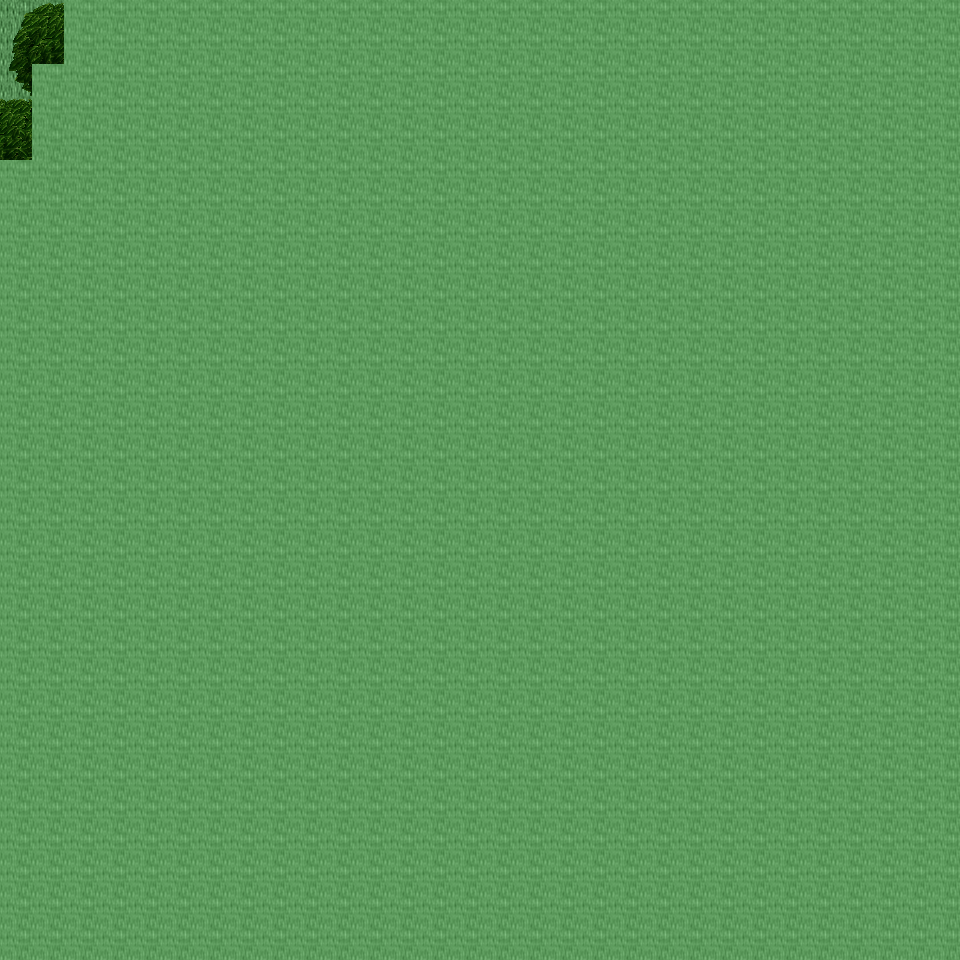

Below is a game level as drawn by its tile map, then a one-line description and the .tmx that defines it (tile-layer data replaced by summaries):
An orthogonal 30x30 tile map with 32x32 px tiles, 6 tile layers (Ground, Object, Object2, Above, ...), 48 tilesets and 2 objects (2x mapchange).

<map version="1.0" orientation="orthogonal" renderorder="right-down" width="30" height="30" tilewidth="32" tileheight="32" nextobjectid="3">
  <tileset firstgid="1" name="tileset_ground_ground" tilewidth="32" tileheight="32" tilecount="33" columns="3">
    <image source="../drawable/tileset_ground_ground.png" width="96" height="352" />
  </tileset>
  <tileset firstgid="34" name="tileset_building_castle" tilewidth="32" tileheight="32" tilecount="320" columns="20">
    <image source="../drawable/tileset_building_castle.png" width="640" height="512" />
  </tileset>
  <tileset firstgid="354" name="tileset_ground_square_patch" tilewidth="32" tileheight="32" tilecount="9" columns="3">
    <image source="../drawable/tileset_ground_square_patch.png" width="96" height="96" />
  </tileset>
  <tileset firstgid="363" name="tileset_building_decoration_banner" tilewidth="32" tileheight="32" tilecount="12" columns="1">
    <image source="../drawable/tileset_building_decoration_banner.png" width="32" height="384" />
  </tileset>
  <tileset firstgid="375" name="tileset_ground_water_pool" tilewidth="32" tileheight="32" tilecount="72" columns="3">
    <image source="../drawable/tileset_ground_water_pool.png" width="96" height="768" />
  </tileset>
  <tileset firstgid="447" name="tileset_building_wall_wall_brown" tilewidth="32" tileheight="32" tilecount="12" columns="3">
    <image source="../drawable/tileset_building_wall_wall_brown.png" width="96" height="128" />
  </tileset>
  <tileset firstgid="459" name="tileset_plant_grasses" tilewidth="32" tileheight="32" tilecount="6" columns="3">
    <image source="../drawable/tileset_plant_grasses.png" width="96" height="64" />
  </tileset>
  <tileset firstgid="465" name="tileset_plant_flower_daisy_white" tilewidth="32" tileheight="32" tilecount="8" columns="2">
    <image source="../drawable/tileset_plant_flower_daisy_white.png" width="64" height="128" />
  </tileset>
  <tileset firstgid="473" name="tileset_plant_tree_tree_darkgreen" tilewidth="32" tileheight="32" tilecount="88" columns="8">
    <image source="../drawable/tileset_plant_tree_tree_darkgreen.png" width="256" height="352" />
  </tileset>
  <tileset firstgid="561" name="tileset_plant_flower_daisy_red" tilewidth="32" tileheight="32" tilecount="8" columns="2">
    <image source="../drawable/tileset_plant_flower_daisy_red.png" width="64" height="128" />
  </tileset>
  <tileset firstgid="569" name="tileset_ground_grass_edges" tilewidth="32" tileheight="32" tilecount="36" columns="12">
    <image source="../drawable/tileset_ground_grass_edges.png" width="384" height="96" />
  </tileset>
  <tileset firstgid="605" name="tileset_ground_grass_corners" tilewidth="32" tileheight="32" tilecount="24" columns="6">
    <image source="../drawable/tileset_ground_grass_corners.png" width="192" height="128" />
  </tileset>
  <tileset firstgid="629" name="tileset_plant_bush_hedge" tilewidth="32" tileheight="32" tilecount="35" columns="5">
    <image source="../drawable/tileset_plant_bush_hedge.png" width="160" height="224" />
  </tileset>
  <tileset firstgid="664" name="tileset_ground_rock_pebbles" tilewidth="32" tileheight="32" tilecount="3" columns="1">
    <image source="../drawable/tileset_ground_rock_pebbles.png" width="32" height="96" />
  </tileset>
  <tileset firstgid="667" name="tileset_plant_bush_bushes" tilewidth="32" tileheight="32" tilecount="10" columns="5">
    <image source="../drawable/tileset_plant_bush_bushes.png" width="160" height="64" />
  </tileset>
  <tileset firstgid="677" name="tileset_building_roof_red" tilewidth="32" tileheight="32" tilecount="20" columns="5">
    <image source="../drawable/tileset_building_roof_red.png" width="160" height="128" />
  </tileset>
  <tileset firstgid="697" name="tileset_plant_flower_daisy_yellow" tilewidth="32" tileheight="32" tilecount="8" columns="2">
    <image source="../drawable/tileset_plant_flower_daisy_yellow.png" width="64" height="128" />
  </tileset>
  <tileset firstgid="705" name="tileset_plant_leaves" tilewidth="32" tileheight="32" tilecount="8" columns="4">
    <image source="../drawable/tileset_plant_leaves.png" width="128" height="64" />
  </tileset>
  <tileset firstgid="713" name="tileset_item_corpse_skull_pale" tilewidth="32" tileheight="32" tilecount="2" columns="2">
    <image source="../drawable/tileset_item_corpse_skull_pale.png" width="64" height="32" />
  </tileset>
  <tileset firstgid="715" name="tileset_building_roof_blue" tilewidth="32" tileheight="32" tilecount="20" columns="5">
    <image source="../drawable/tileset_building_roof_blue.png" width="160" height="128" />
  </tileset>
  <tileset firstgid="735" name="tileset_plant_cactus" tilewidth="32" tileheight="32" tilecount="2" columns="1">
    <image source="../drawable/tileset_plant_cactus.png" width="32" height="64" />
  </tileset>
  <tileset firstgid="737" name="tileset_plant_flower_daisy_blue" tilewidth="32" tileheight="32" tilecount="8" columns="2">
    <image source="../drawable/tileset_plant_flower_daisy_blue.png" width="64" height="128" />
  </tileset>
  <tileset firstgid="745" name="tileset_plant_stump_stump_brown" tilewidth="32" tileheight="32" tilecount="4" columns="2">
    <image source="../drawable/tileset_plant_stump_stump_brown.png" width="64" height="64" />
  </tileset>
  <tileset firstgid="749" name="tileset_plant_stump_rectangular" tilewidth="32" tileheight="32" tilecount="4" columns="2">
    <image source="../drawable/tileset_plant_stump_rectangular.png" width="64" height="64" />
  </tileset>
  <tileset firstgid="753" name="tileset_furniture_carpet_border" tilewidth="32" tileheight="32" tilecount="12" columns="3">
    <image source="../drawable/tileset_furniture_carpet_border.png" width="96" height="128" />
  </tileset>
  <tileset firstgid="765" name="tileset_ground_pothole" tilewidth="32" tileheight="32" tilecount="4" columns="4">
    <image source="../drawable/tileset_ground_pothole.png" width="128" height="32" />
  </tileset>
  <tileset firstgid="769" name="tileset_furniture_carpet_carpets" tilewidth="32" tileheight="32" tilecount="8" columns="4">
    <image source="../drawable/tileset_furniture_carpet_carpets.png" width="128" height="64" />
  </tileset>
  <tileset firstgid="777" name="tileset_building_roof_yellow" tilewidth="32" tileheight="32" tilecount="20" columns="5">
    <image source="../drawable/tileset_building_roof_yellow.png" width="160" height="128" />
  </tileset>
  <tileset firstgid="797" name="tileset_plant_stump_stump_green" tilewidth="32" tileheight="32" tilecount="4" columns="2">
    <image source="../drawable/tileset_plant_stump_stump_green.png" width="64" height="64" />
  </tileset>
  <tileset firstgid="801" name="tileset_item_pot_pot_golden_centred" tilewidth="32" tileheight="32" tilecount="3" columns="3">
    <image source="../drawable/tileset_item_pot_pot_golden_centred.png" width="96" height="32" />
  </tileset>
  <tileset firstgid="804" name="tileset_building_roof_green" tilewidth="32" tileheight="32" tilecount="20" columns="5">
    <image source="../drawable/tileset_building_roof_green.png" width="160" height="128" />
  </tileset>
  <tileset firstgid="824" name="tileset_item_statue_fairypool" tilewidth="32" tileheight="32" tilecount="16" columns="2">
    <image source="../drawable/tileset_item_statue_fairypool.png" width="64" height="256" />
  </tileset>
  <tileset firstgid="840" name="tileset_building_window_window_left" tilewidth="32" tileheight="32" tilecount="2" columns="2">
    <image source="../drawable/tileset_building_window_window_left.png" width="64" height="32" />
  </tileset>
  <tileset firstgid="842" name="tileset_building_window_window_long" tilewidth="32" tileheight="32" tilecount="3" columns="3">
    <image source="../drawable/tileset_building_window_window_long.png" width="96" height="32" />
  </tileset>
  <tileset firstgid="845" name="tileset_building_door_door_n" tilewidth="32" tileheight="32" tilecount="6" columns="3">
    <image source="../drawable/tileset_building_door_door_n.png" width="96" height="64" />
  </tileset>
  <tileset firstgid="851" name="tileset_item_postbox" tilewidth="32" tileheight="32" tilecount="4" columns="2">
    <image source="../drawable/tileset_item_postbox.png" width="64" height="64" />
  </tileset>
  <tileset firstgid="855" name="tileset_building_window_window_right" tilewidth="32" tileheight="32" tilecount="2" columns="2">
    <image source="../drawable/tileset_building_window_window_right.png" width="64" height="32" />
  </tileset>
  <tileset firstgid="857" name="tileset_building_decoration_blue_circle" tilewidth="32" tileheight="32" tilecount="4" columns="2">
    <image source="../drawable/tileset_building_decoration_blue_circle.png" width="64" height="64" />
  </tileset>
  <tileset firstgid="861" name="tileset_plant_indoor_flower_baskets" tilewidth="32" tileheight="32" tilecount="3" columns="1">
    <image source="../drawable/tileset_plant_indoor_flower_baskets.png" width="32" height="96" />
  </tileset>
  <tileset firstgid="864" name="tileset_building_decoration_chimney_big" tilewidth="32" tileheight="32" tilecount="2" columns="1">
    <image source="../drawable/tileset_building_decoration_chimney_big.png" width="32" height="64" />
  </tileset>
  <tileset firstgid="866" name="tileset_building_decoration_banner_long" tilewidth="32" tileheight="32" tilecount="3" columns="3">
    <image source="../drawable/tileset_building_decoration_banner_long.png" width="96" height="32" />
  </tileset>
  <tileset firstgid="869" name="tileset_building_decoration_chimney" tilewidth="32" tileheight="32" tilecount="2" columns="1">
    <image source="../drawable/tileset_building_decoration_chimney.png" width="32" height="64" />
  </tileset>
  <tileset firstgid="871" name="tileset_building_decoration_longhorn_skull" tilewidth="32" tileheight="32" tilecount="6" columns="3">
    <image source="../drawable/tileset_building_decoration_longhorn_skull.png" width="96" height="64" />
  </tileset>
  <tileset firstgid="877" name="tileset_building_decoration_library_banner" tilewidth="32" tileheight="32" tilecount="6" columns="3">
    <image source="../drawable/tileset_building_decoration_library_banner.png" width="96" height="64" />
  </tileset>
  <tileset firstgid="883" name="tileset_logic_collision" tilewidth="32" tileheight="32" tilecount="1" columns="1">
    <image source="../drawable/tileset_logic_collision.png" width="32" height="32" />
  </tileset>
  <tileset firstgid="884" name="tileset_ground_green_paving" tilewidth="32" tileheight="32" tilecount="18" columns="3">
    <image source="../drawable/tileset_ground_green_paving.png" width="96" height="192" />
  </tileset>
  <tileset firstgid="902" name="tileset_furniture_light_roots_lamp" tilewidth="32" tileheight="32" tilecount="6" columns="2">
    <image source="../drawable/tileset_furniture_light_roots_lamp.png" width="64" height="96" />
  </tileset>
  <tileset firstgid="908" name="tileset_building_decoration_shop_banners" tilewidth="32" tileheight="32" tilecount="8" columns="8">
    <image source="../drawable/tileset_building_decoration_shop_banners.png" width="256" height="32" />
  </tileset>
  <layer name="Ground" width="30" height="30">
    <data>[900 cells, 900 non-empty, 2 distinct tile ids]</data>
  </layer>
  <layer name="Object" width="30" height="30">
    <data>[900 cells, 19 non-empty, 6 distinct tile ids]</data>
  </layer>
  <layer name="Object2" width="30" height="30">
    <data>[900 cells, 61 non-empty, 16 distinct tile ids]</data>
  </layer>
  <layer name="Above" width="30" height="30">
    <data>[900 cells, 733 non-empty, 41 distinct tile ids]</data>
  </layer>
  <layer name="Above2" width="30" height="30">
    <data>[900 cells, 8 non-empty, 2 distinct tile ids]</data>
  </layer>
  <layer name="Walkable" width="30" height="30">
    <data>[900 cells, 893 non-empty, 1 distinct tile ids]</data>
  </layer>
  <objectgroup name="MapEvents">
    <object id="1" name="north" type="mapchange" x="0" y="0" width="64" height="32">
      <properties>
        <property name="map" value="0_ados_mountain_n2_w2_x4_y0" />
        <property name="place" value="south" />
      </properties>
    </object>
    <object id="2" name="west" type="mapchange" x="0" y="0" width="32" height="160">
      <properties>
        <property name="map" value="0_ados_mountain_n2_w2_x3_y1" />
        <property name="place" value="east" />
      </properties>
    </object>
  </objectgroup>
</map>
